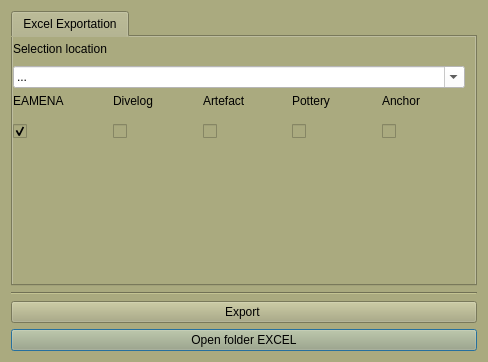
<?xml version="1.0" encoding="UTF-8"?>
<ui version="4.0">
 <class>Dialog_pdf_exp</class>
 <widget class="QDialog" name="Dialog_pdf_exp">
  <property name="windowModality">
   <enum>Qt::NonModal</enum>
  </property>
  <property name="enabled">
   <bool>true</bool>
  </property>
  <property name="geometry">
   <rect>
    <x>0</x>
    <y>0</y>
    <width>488</width>
    <height>362</height>
   </rect>
  </property>
  <property name="minimumSize">
   <size>
    <width>300</width>
    <height>279</height>
   </size>
  </property>
  <property name="maximumSize">
   <size>
    <width>488</width>
    <height>362</height>
   </size>
  </property>
  <property name="cursor">
   <cursorShape>PointingHandCursor</cursorShape>
  </property>
  <property name="windowTitle">
   <string>Setting System Excel</string>
  </property>
  <property name="windowIcon">
   <iconset resource="../../resources/resources.qrc">
    <normaloff>:/icons/excel-export.png</normaloff>:/icons/excel-export.png</iconset>
  </property>
  <property name="styleSheet">
   <string notr="true">background-color: rgb(170, 170, 127);</string>
  </property>
  <layout class="QGridLayout" name="gridLayout_2">
   <item row="8" column="0">
    <widget class="QPushButton" name="pushButton_open_dir">
     <property name="text">
      <string>Open folder EXCEL</string>
     </property>
     <property name="icon">
      <iconset resource="../../resources/resources.qrc">
       <normaloff>:/icons/directoryExp.png</normaloff>:/icons/directoryExp.png</iconset>
     </property>
    </widget>
   </item>
   <item row="7" column="0">
    <widget class="QPushButton" name="pushButton_exp_pdf">
     <property name="text">
      <string>Export </string>
     </property>
     <property name="icon">
      <iconset resource="../../resources/resources.qrc">
       <normaloff>:/icons/excel-export.png</normaloff>:/icons/excel-export.png</iconset>
     </property>
    </widget>
   </item>
   <item row="6" column="0">
    <widget class="Line" name="line">
     <property name="orientation">
      <enum>Qt::Horizontal</enum>
     </property>
    </widget>
   </item>
   <item row="5" column="0">
    <widget class="QTabWidget" name="tabWidget">
     <property name="sizePolicy">
      <sizepolicy hsizetype="Expanding" vsizetype="Expanding">
       <horstretch>200</horstretch>
       <verstretch>200</verstretch>
      </sizepolicy>
     </property>
     <property name="minimumSize">
      <size>
       <width>0</width>
       <height>275</height>
      </size>
     </property>
     <property name="maximumSize">
      <size>
       <width>16777215</width>
       <height>275</height>
      </size>
     </property>
     <property name="currentIndex">
      <number>0</number>
     </property>
     <widget class="QWidget" name="tab">
      <attribute name="title">
       <string>Excel Exportation</string>
      </attribute>
      <widget class="QWidget" name="layoutWidget">
       <property name="geometry">
        <rect>
         <x>0</x>
         <y>0</y>
         <width>452</width>
         <height>112</height>
        </rect>
       </property>
       <layout class="QGridLayout" name="gridLayout">
        <item row="0" column="0">
         <widget class="QLabel" name="label">
          <property name="text">
           <string>Selection location</string>
          </property>
         </widget>
        </item>
        <item row="1" column="0" colspan="5">
         <widget class="QComboBox" name="comboBox_sito">
          <property name="enabled">
           <bool>true</bool>
          </property>
          <property name="sizePolicy">
           <sizepolicy hsizetype="Preferred" vsizetype="Preferred">
            <horstretch>0</horstretch>
            <verstretch>0</verstretch>
           </sizepolicy>
          </property>
          <property name="minimumSize">
           <size>
            <width>450</width>
            <height>20</height>
           </size>
          </property>
          <property name="mouseTracking">
           <bool>false</bool>
          </property>
          <property name="contextMenuPolicy">
           <enum>Qt::DefaultContextMenu</enum>
          </property>
          <property name="acceptDrops">
           <bool>false</bool>
          </property>
          <property name="styleSheet">
           <string notr="true">background-color: rgb(255, 255, 255);</string>
          </property>
          <property name="editable">
           <bool>true</bool>
          </property>
          <property name="duplicatesEnabled">
           <bool>false</bool>
          </property>
          <property name="frame">
           <bool>true</bool>
          </property>
          <item>
           <property name="text">
            <string>...</string>
           </property>
          </item>
         </widget>
        </item>
        <item row="2" column="0">
         <layout class="QVBoxLayout" name="verticalLayout">
          <item>
           <widget class="QLabel" name="label_2">
            <property name="text">
             <string>EAMENA</string>
            </property>
           </widget>
          </item>
          <item>
           <widget class="QCheckBox" name="checkBox_site">
            <property name="enabled">
             <bool>true</bool>
            </property>
            <property name="minimumSize">
             <size>
              <width>0</width>
              <height>35</height>
             </size>
            </property>
            <property name="toolTip">
             <string>Scheda US</string>
            </property>
            <property name="text">
             <string/>
            </property>
            <property name="icon">
             <iconset resource="../../resources/resources.qrc">
              <normaloff>:/icons/eamena.jpg</normaloff>:/icons/eamena.jpg</iconset>
            </property>
            <property name="iconSize">
             <size>
              <width>30</width>
              <height>30</height>
             </size>
            </property>
            <property name="checked">
             <bool>true</bool>
            </property>
            <property name="tristate">
             <bool>false</bool>
            </property>
           </widget>
          </item>
         </layout>
        </item>
        <item row="2" column="1">
         <layout class="QVBoxLayout" name="verticalLayout_2">
          <item>
           <widget class="QLabel" name="label_3">
            <property name="text">
             <string>Divelog</string>
            </property>
           </widget>
          </item>
          <item>
           <widget class="QCheckBox" name="checkBox_uw">
            <property name="minimumSize">
             <size>
              <width>0</width>
              <height>35</height>
             </size>
            </property>
            <property name="toolTip">
             <string>Scheda US</string>
            </property>
            <property name="text">
             <string/>
            </property>
            <property name="icon">
             <iconset resource="../../resources/resources.qrc">
              <normaloff>:/icons/snorkel.png</normaloff>:/icons/snorkel.png</iconset>
            </property>
            <property name="iconSize">
             <size>
              <width>30</width>
              <height>30</height>
             </size>
            </property>
           </widget>
          </item>
         </layout>
        </item>
        <item row="2" column="2">
         <layout class="QVBoxLayout" name="verticalLayout_4">
          <item>
           <widget class="QLabel" name="label_5">
            <property name="text">
             <string>Artefact</string>
            </property>
           </widget>
          </item>
          <item>
           <widget class="QCheckBox" name="checkBox_art">
            <property name="minimumSize">
             <size>
              <width>0</width>
              <height>35</height>
             </size>
            </property>
            <property name="toolTip">
             <string>Inventario Materiali</string>
            </property>
            <property name="text">
             <string/>
            </property>
            <property name="icon">
             <iconset resource="../../resources/resources.qrc">
              <normaloff>:/icons/radar.png</normaloff>:/icons/radar.png</iconset>
            </property>
            <property name="iconSize">
             <size>
              <width>30</width>
              <height>30</height>
             </size>
            </property>
           </widget>
          </item>
         </layout>
        </item>
        <item row="2" column="3">
         <layout class="QVBoxLayout" name="verticalLayout_5">
          <item>
           <widget class="QLabel" name="label_6">
            <property name="text">
             <string>Pottery</string>
            </property>
           </widget>
          </item>
          <item>
           <widget class="QCheckBox" name="checkBox_pottery">
            <property name="minimumSize">
             <size>
              <width>0</width>
              <height>35</height>
             </size>
            </property>
            <property name="toolTip">
             <string>Tafonomia</string>
            </property>
            <property name="text">
             <string/>
            </property>
            <property name="icon">
             <iconset resource="../../resources/resources.qrc">
              <normaloff>:/icons/pottery.png</normaloff>:/icons/pottery.png</iconset>
            </property>
            <property name="iconSize">
             <size>
              <width>30</width>
              <height>30</height>
             </size>
            </property>
            <property name="tristate">
             <bool>false</bool>
            </property>
           </widget>
          </item>
         </layout>
        </item>
        <item row="2" column="4">
         <layout class="QVBoxLayout" name="verticalLayout_7">
          <item>
           <widget class="QLabel" name="label_8">
            <property name="text">
             <string>Anchor</string>
            </property>
           </widget>
          </item>
          <item>
           <widget class="QCheckBox" name="checkBox_anchor">
            <property name="minimumSize">
             <size>
              <width>0</width>
              <height>35</height>
             </size>
            </property>
            <property name="toolTip">
             <string>Strutture</string>
            </property>
            <property name="autoFillBackground">
             <bool>false</bool>
            </property>
            <property name="text">
             <string/>
            </property>
            <property name="icon">
             <iconset resource="../../resources/resources.qrc">
              <normaloff>:/icons/iconANC.png</normaloff>:/icons/iconANC.png</iconset>
            </property>
            <property name="iconSize">
             <size>
              <width>30</width>
              <height>30</height>
             </size>
            </property>
            <property name="autoRepeatInterval">
             <number>100</number>
            </property>
            <property name="tristate">
             <bool>false</bool>
            </property>
           </widget>
          </item>
         </layout>
        </item>
       </layout>
      </widget>
     </widget>
    </widget>
   </item>
  </layout>
 </widget>
 <resources>
  <include location="../../resources/resources.qrc"/>
 </resources>
 <connections/>
</ui>
